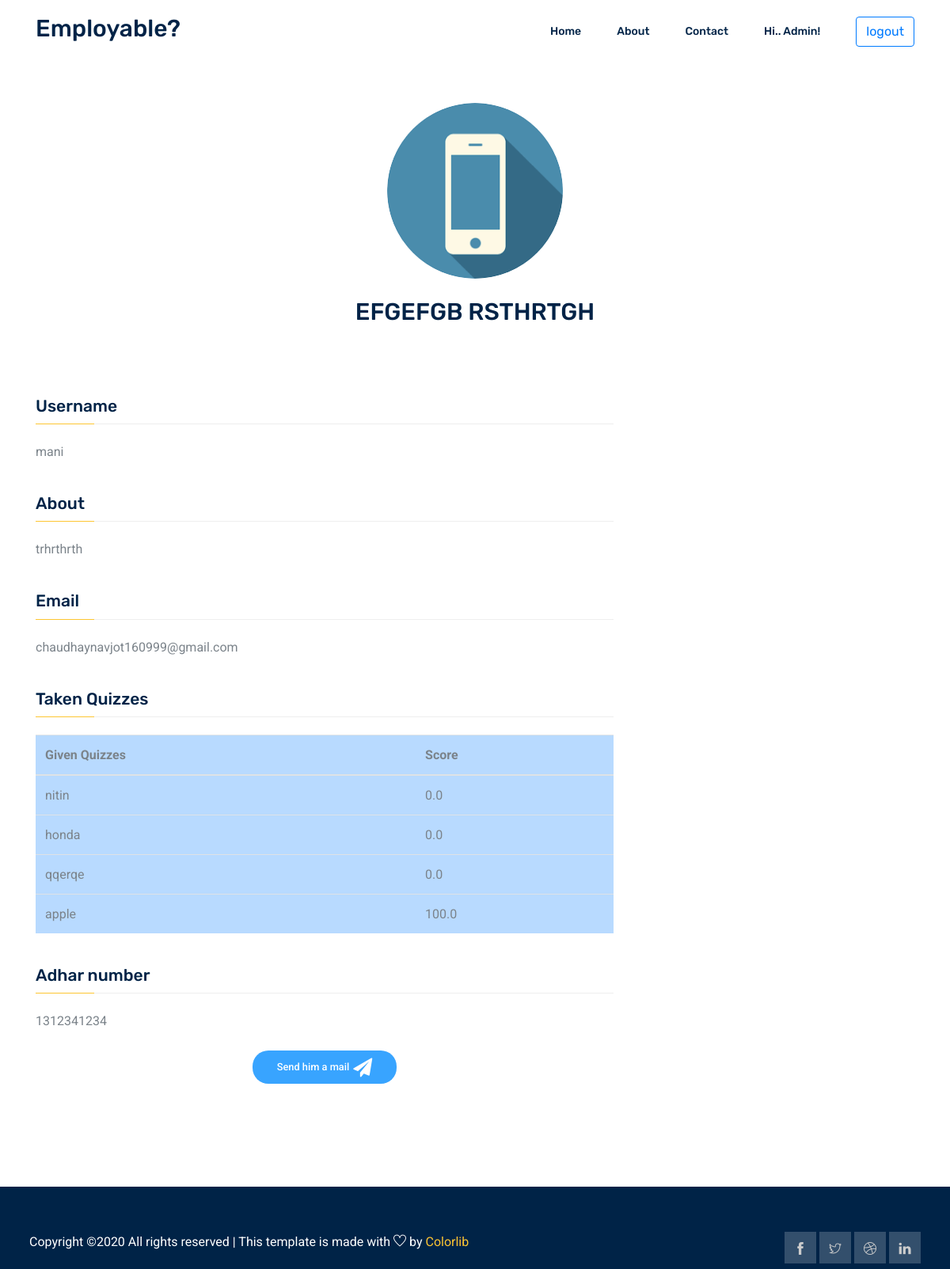
The app's page /student/profile/mani (signed in), older data.
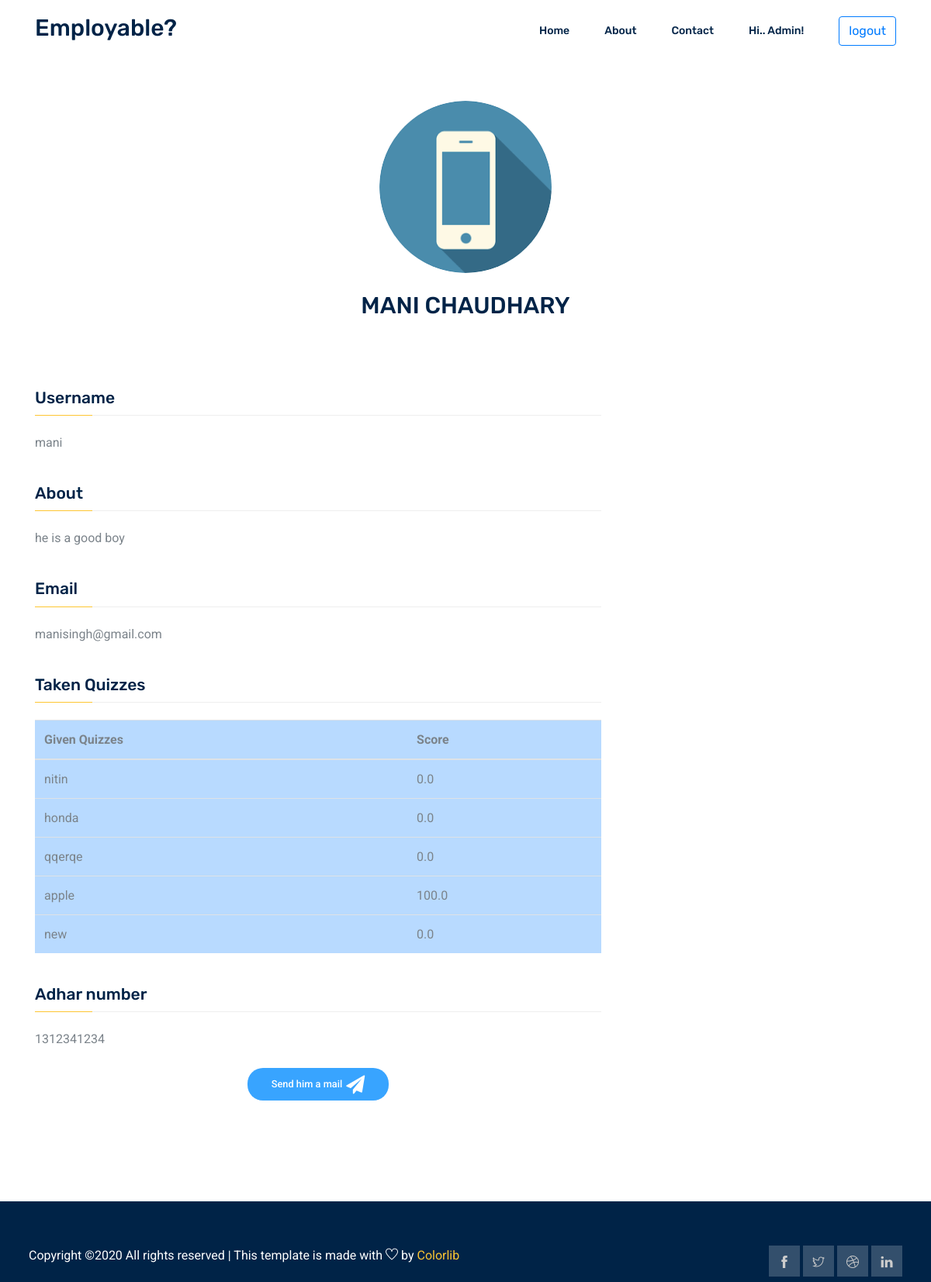
The same page, newer data.
### accounts/models.py (models this page shows, shortened)
class User(AbstractUser):
    is_student = models.BooleanField(default=False)
    is_company = models.BooleanField(default=False)
    has_details = models.BooleanField(default=False)
    about = models.TextField(max_length=1000)
    image = models.ImageField(upload_to='main_image',blank = True, null = True)
    website = models.CharField(max_length=40)
    slug = models.SlugField(null=True,blank="true")

### student/models.py (models this page shows, shortened)
class TakenQuiz(models.Model):
    student = models.ForeignKey(Student, on_delete=models.CASCADE, related_name='taken_quizzes')
    quiz = models.ForeignKey(Quiz, on_delete=models.CASCADE, related_name='taken_quizzes')
    score = models.FloatField()
    date = models.DateTimeField(auto_now_add=True)

class Student(models.Model):
    user = models.OneToOneField(User, on_delete=models.CASCADE, primary_key=True)
    quizzes = models.ManyToManyField(Quiz, through='TakenQuiz')
    interests = models.ManyToManyField(Subject, related_name='interested_students')
    AdharNumber = models.IntegerField(default=None,unique=True,blank=True)

### exam/models.py (models this page shows, shortened)
class Quiz(models.Model):
    owner = models.ForeignKey(User, on_delete=models.CASCADE, related_name='quizzes')
    name = models.CharField(max_length=255)
    subject = models.ForeignKey(Subject, on_delete=models.CASCADE, related_name='quizzes')
    location = models.CharField(max_length=50)
    skills_Required = models.CharField(max_length = 50)
    education = models.CharField(max_length = 50)
    work_exporience = models.CharField(max_length = 50)
    ctc = models.IntegerField()
    posts = models.CharField(max_length=20)

### student/views.py (the view, shortened to what this page needs)
# urls.py: path('profile/<slug:slug>', views.student_detail_view.as_view(), name='student_profile'),
class student_detail_view(UpdateView):
    model = User
    fields = ("first_name", "last_name", "email","about")
    template_name = "student/profile.html"
    def get_context_data(self,**kwargs):
            print(self.get_object())
            context = super(student_detail_view,self).get_context_data(**kwargs)
            context['student']= Student.objects.get(user = self.get_object())
            context['taken_Quiz'] = TakenQuiz.objects.filter(student = context['student'])
            return context

### templates/student/profile.html (shortened to what this page needs)
{% extends 'base.html' %}
{% load crispy_forms_tags %}
{% block body %}
{% if request.user == object or request.user.is_company%}
<section class="course_details_area section_gap">
    <div class="container">
      <aside class="single_sidebar_widget author_widget text-center" style = "justify-content:center">
        <img class="author_img rounded-circle" style = "width:20%; justify-content:center" src={{object.image.url}} alt={{object.image.url}}>
        <h2 class="text-uppercase mt-4 mb-5">
          {{object.first_name}} {{object.last_name}}
        </h2>
        </aside>
      <div class="row">
          <div class="col-lg-8 course_details_left">
    <div class="content_wrapper">
        <h4 class="title">Username</h4>
      <div class="content">
          {{object.username}}
      </div>
      <h4 class="title">About</h4>
      <div class="content">
          {{user.about}}
      </div>
      <h4 class="title">Email</h4>
      <div class="content">
          {{object.email}}
      </div>
      <h4 class="title">Taken Quizzes</h4>
      <div class="content">
          <table class="table table-primary">
            <thead>
              <tr>
                <th scope="col">Given Quizzes</th>
                <th scope="col">Score</th>
              </tr>
            </thead>
            <tbody>
                {% for quizz in taken_Quiz %}
              <tr>
                <td>{{quizz.quiz.name}}</td>
                <td>{{quizz.score}}</td>
              </tr>
              {% empty %}
              <tr>
                <td>student has not given any test yet...</td>
              </tr>
              {% endfor %}
            </tbody>
          </table>
      </div>
      <h4 class="title">Adhar number</h4>
      <div class="content">
          {{student.AdharNumber}}
      </div>
      <br />
      <div class = "content text-center">
        {% if request.user.pk == user.pk %}
        <button type="button" style = "border-radius: 20px;" class="btn btn-success " data-toggle="modal" data-target="#exampleModal">
        <i class="fa fa-edit " style="font-size:24px"></i> Update Profile...
      </button>
      {% else %}
      <a href="mailto:{{object.email}}" class="genric-btn info primary circle arrow">Send him a mail <i class="fa fa-paper-plane" style="font-size:24px;margin-left:5px"></i></a>
      </div>
      {% endif %}
</div>
</div>
      </div>
      </div>
    </section>
{% endif %}
{% endblock %}

### templates/base.html (shortened to what this page needs)
{% load static %}
<!DOCTYPE html>
<html lang="en">
  <head>
    <link rel="stylesheet" href="https://cdnjs.cloudflare.com/ajax/libs/font-awesome/4.7.0/css/font-awesome.min.css">
   <link rel="stylesheet" href="{% static 'css/bootstrap.css' %}" />
    <link rel="stylesheet" href="{% static 'css/flaticon.css' %}" />
    <link rel="stylesheet" href="{% static 'css/themify-icons.css' %}" />
    <link rel="stylesheet" href="{% static 'vendors/owl-carousel/owl.carousel.min.css' %}" />
    <link rel="stylesheet" href="{% static 'vendors/nice-select/css/nice-select.css' %}" />
    <link rel="stylesheet" href="https://stackpath.bootstrapcdn.com/bootstrap/4.1.3/css/bootstrap.min.css">
    <link rel="stylesheet" href="{% static 'css/style.css' %}" />
  </head>
  <body>
    <header class="header_area">
      <div class="main_menu">
        <nav class="navbar navbar-expand-lg navbar-light">
          <div class="container">
            <a class="navbar-brand logo_h" href="{% url 'home'  %}"
              ><h2>Employable?</h2></a>
            <div
              class="collapse navbar-collapse offset"
              id="navbarSupportedContent"
            >
              <ul class="nav navbar-nav menu_nav ml-auto">
                <li class="nav-item {% block homeactive %} {% endblock %}">
                  <a class="nav-link" href="{% url 'home'  %}">Home</a>
                </li>
                <li class="nav-item {% block aboutactive %} {% endblock %}">
                  <a class="nav-link " href="{% url 'about'  %}">About</a>
                </li>
                <li class="nav-item {% block contactactive %} {% endblock %}">
                  <a class="nav-link " href="{% url 'contact'  %}">Contact</a>
                </li>
                {% if not request.user.is_authenticated %}
                <li class="nav-item">
                  <a class = 'nav-link'>
                    <button class="btn btn-outline-primary my-2 my-sm-0" onclick=location.href='{% url 'login' %}' type="submit">Login</button>
                  </a>
                </li>
                <li class="nav-item" >
                  <a class = 'nav-link'>
                  <button class="btn btn-outline-primary my-2 my-sm-0" onclick=location.href='{% url 'signup' %}' type="submit">Signup</button>
                </a>
                </li>
                {% else %}
                {% if request.user.is_company %}
                <li class="nav-item">
                  <a class="nav-link" href="{% url 'home'  %}">hi.. {{request.user}}!</a>
                </li>
                {% endif %}
                <li class="nav-item" >
                  <a class = 'nav-link'>
                  <button class="btn btn-outline-primary my-2 my-sm-0" onclick=location.href='{% url 'logout' %}' type="submit">logout</button>
                </a>
                </li>
                {% endif %}
              </ul>
            </div>
          </div>
        </nav>
      </div>
    </header>
    {% block body %}{% endblock %}
    <footer class="footer-area " >
      <div class="container" style = "padding:7px">
        <div class="row footer-bottom d-flex justify-content-between">
          <p class="col-lg-8 col-sm-12 footer-text m-0 text-white">
Copyright &copy;<script>document.write(new Date().getFullYear());</script> All rights reserved | This template is made with <i class="ti-heart" aria-hidden="true"></i> by <a href="https://colorlib.com" target="_blank">Colorlib</a>
          </p>
          <div class="col-lg-4 col-sm-12 footer-social">
            <a href="#"><i class="ti-facebook"></i></a>
            <a href="#"><i class="ti-twitter"></i></a>
            <a href="#"><i class="ti-dribbble"></i></a>
            <a href="#"><i class="ti-linkedin"></i></a>
          </div>
        </div>
      </div>
    </footer>
    </body>
</html>

Row changes from the older to the newer data that the page shows:
changed User "mani": first_name "EFGEFGB" → "MANI"; last_name "RSTHRTGH" → "CHAUDHARY"; about "trhrthrth" → "he is a good boy"; email "chaudhaynavjot160999@gmail.com" → "manisingh@gmail.com"
added TakenQuiz: quiz.name "new", score "0.0"
